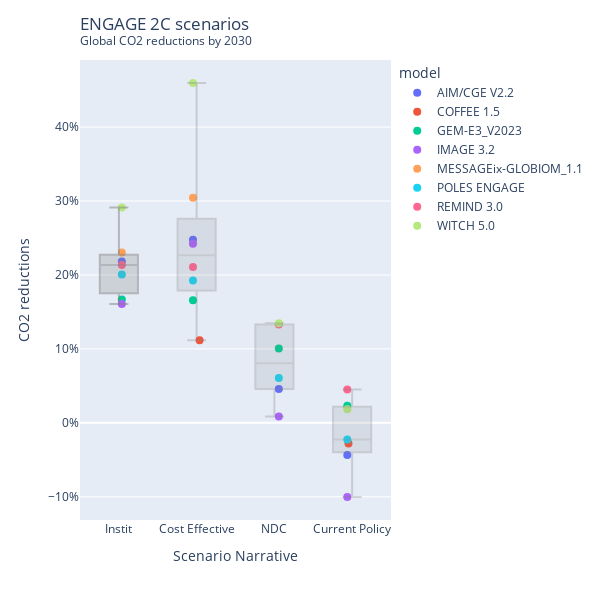

Notebook cell for this chart:
### Code cell
# GLOBAL 2030 + Current policies
filter_df = to_plot_df[to_plot_df["region"] == "World"]
fig = go.Figure(px.strip(
    filter_df[(to_plot_df['reduction_year'] == '2030_CO2_redu')],#filter because I only need one row per model and scenario
    x='scenario_narrative',
    y='reduction_value',
    color='model',
    stripmode='overlay'))


fig.add_trace(go.Box(
    y = filter_df[(to_plot_df['reduction_year'] == '2030_CO2_redu') & (to_plot_df["scenario_narrative"] == "Instit")]["reduction_value"],
    name = "Instit",
    marker_color='grey',
    opacity=0.5,
    boxpoints=False,
    showlegend=False
))

fig.add_trace(go.Box(
    y = filter_df[(to_plot_df['reduction_year'] == '2030_CO2_redu') & (to_plot_df["scenario_narrative"] == "Cost Effective")]["reduction_value"],
    name = "Cost Effective",
    marker_color='grey',
    opacity=0.3,
    boxpoints=False,
    showlegend=False
))

fig.add_trace(go.Box(
    y = filter_df[(to_plot_df['reduction_year'] == '2030_CO2_redu') & (to_plot_df["scenario_narrative"] == "NDC")]["reduction_value"],
    name = "NDC",
    marker_color='grey',
    opacity=0.3,
    boxpoints=False,
    showlegend=False
))

fig.add_trace(go.Box(
    y = filter_df[(to_plot_df['reduction_year'] == '2030_CO2_redu') & (to_plot_df["scenario_narrative"] == "Current Policy")]["reduction_value"],
    name = "Current Policy",
    marker_color='grey',
    opacity=0.3,
    boxpoints=False,
    showlegend=False
))

fig.update_traces({'marker':{'size': 8}})

fig.update_layout(autosize=False,
                  width=600,
                  height=600,
                  title = go.layout.Title(
                    text="ENGAGE 2C scenarios <br><sup>Global CO2 reductions by 2030</sup>",
                    xref="paper",
                    x=0),
                  xaxis_title="Scenario Narrative",
                  yaxis_title = "CO2 reductions",
                  yaxis_tickformat='.0%')
    
fig

### Figure 1 — Plotly figure (JSON) as saved in the notebook; plotly's stock layout.template omitted (floating-point values rounded to 4 significant figures)
{"data": [{"alignmentgroup": "True", "boxpoints": "all", "fillcolor": "rgba(255,255,255,0)", "hoveron": "points", "hovertemplate": "model=AIM/CGE V2.2<br>scenario_narrative=%{x}<br>reduction_value=%{y}<extra></extra>", "legendgroup": "AIM/CGE V2.2", "line": {"color": "rgba(255,255,255,0)"}, "marker": {"color": "#636efa", "size": 8}, "name": "AIM/CGE V2.2", "offsetgroup": "AIM/CGE V2.2", "orientation": "v", "pointpos": 0, "showlegend": true, "type": "box", "x": ["Instit", "Cost Effective", "NDC", "Current Policy"], "x0": " ", "xaxis": "x", "y": [0.2183, 0.2476, 0.04574, -0.0436], "y0": " ", "yaxis": "y"}, {"alignmentgroup": "True", "boxpoints": "all", "fillcolor": "rgba(255,255,255,0)", "hoveron": "points", "hovertemplate": "model=COFFEE 1.5<br>scenario_narrative=%{x}<br>reduction_value=%{y}<extra></extra>", "legendgroup": "COFFEE 1.5", "line": {"color": "rgba(255,255,255,0)"}, "marker": {"color": "#EF553B", "size": 8}, "name": "COFFEE 1.5", "offsetgroup": "COFFEE 1.5", "orientation": "v", "pointpos": 0, "showlegend": true, "type": "box", "x": ["Cost Effective", "Current Policy"], "x0": " ", "xaxis": "x", "y": [0.1119, -0.02787], "y0": " ", "yaxis": "y"}, {"alignmentgroup": "True", "boxpoints": "all", "fillcolor": "rgba(255,255,255,0)", "hoveron": "points", "hovertemplate": "model=GEM-E3_V2023<br>scenario_narrative=%{x}<br>reduction_value=%{y}<extra></extra>", "legendgroup": "GEM-E3_V2023", "line": {"color": "rgba(255,255,255,0)"}, "marker": {"color": "#00cc96", "size": 8}, "name": "GEM-E3_V2023", "offsetgroup": "GEM-E3_V2023", "orientation": "v", "pointpos": 0, "showlegend": true, "type": "box", "x": ["Instit", "Cost Effective", "NDC", "Current Policy"], "x0": " ", "xaxis": "x", "y": [0.1668, 0.1659, 0.1005, 0.02298], "y0": " ", "yaxis": "y"}, {"alignmentgroup": "True", "boxpoints": "all", "fillcolor": "rgba(255,255,255,0)", "hoveron": "points", "hovertemplate": "model=IMAGE 3.2<br>scenario_narrative=%{x}<br>reduction_value=%{y}<extra></extra>", "legendgroup": "IMAGE 3.2", "line": {"color": "rgba(255,255,255,0)"}, "marker": {"color": "#ab63fa", "size": 8}, "name": "IMAGE 3.2", "offsetgroup": "IMAGE 3.2", "orientation": "v", "pointpos": 0, "showlegend": true, "type": "box", "x": ["Instit", "Cost Effective", "NDC", "Current Policy"], "x0": " ", "xaxis": "x", "y": [0.1609, 0.2422, 0.008615, -0.1003], "y0": " ", "yaxis": "y"}, {"alignmentgroup": "True", "boxpoints": "all", "fillcolor": "rgba(255,255,255,0)", "hoveron": "points", "hovertemplate": "model=MESSAGEix-GLOBIOM_1.1<br>scenario_narrative=%{x}<br>reduction_value=%{y}<extra></extra>", "legendgroup": "MESSAGEix-GLOBIOM_1.1", "line": {"color": "rgba(255,255,255,0)"}, "marker": {"color": "#FFA15A", "size": 8}, "name": "MESSAGEix-GLOBIOM_1.1", "offsetgroup": "MESSAGEix-GLOBIOM_1.1", "orientation": "v", "pointpos": 0, "showlegend": true, "type": "box", "x": ["Instit", "Cost Effective"], "x0": " ", "xaxis": "x", "y": [0.2305, 0.3043], "y0": " ", "yaxis": "y"}, {"alignmentgroup": "True", "boxpoints": "all", "fillcolor": "rgba(255,255,255,0)", "hoveron": "points", "hovertemplate": "model=POLES ENGAGE<br>scenario_narrative=%{x}<br>reduction_value=%{y}<extra></extra>", "legendgroup": "POLES ENGAGE", "line": {"color": "rgba(255,255,255,0)"}, "marker": {"color": "#19d3f3", "size": 8}, "name": "POLES ENGAGE", "offsetgroup": "POLES ENGAGE", "orientation": "v", "pointpos": 0, "showlegend": true, "type": "box", "x": ["Instit", "Cost Effective", "NDC", "Current Policy"], "x0": " ", "xaxis": "x", "y": [0.2007, 0.1924, 0.06059, -0.02259], "y0": " ", "yaxis": "y"}, {"alignmentgroup": "True", "boxpoints": "all", "fillcolor": "rgba(255,255,255,0)", "hoveron": "points", "hovertemplate": "model=REMIND 3.0<br>scenario_narrative=%{x}<br>reduction_value=%{y}<extra></extra>", "legendgroup": "REMIND 3.0", "line": {"color": "rgba(255,255,255,0)"}, "marker": {"color": "#FF6692", "size": 8}, "name": "REMIND 3.0", "offsetgroup": "REMIND 3.0", "orientation": "v", "pointpos": 0, "showlegend": true, "type": "box", "x": ["Instit", "Cost Effective", "NDC", "Current Policy"], "x0": " ", "xaxis": "x", "y": [0.2135, 0.2109, 0.1331, 0.04499], "y0": " ", "yaxis": "y"}, {"alignmentgroup": "True", "boxpoints": "all", "fillcolor": "rgba(255,255,255,0)", "hoveron": "points", "hovertemplate": "model=WITCH 5.0<br>scenario_narrative=%{x}<br>reduction_value=%{y}<extra></extra>", "legendgroup": "WITCH 5.0", "line": {"color": "rgba(255,255,255,0)"}, "marker": {"color": "#B6E880", "size": 8}, "name": "WITCH 5.0", "offsetgroup": "WITCH 5.0", "orientation": "v", "pointpos": 0, "showlegend": true, "type": "box", "x": ["Instit", "Cost Effective", "NDC", "Current Policy"], "x0": " ", "xaxis": "x", "y": [0.2913, 0.4596, 0.1346, 0.01841], "y0": " ", "yaxis": "y"}, {"boxpoints": false, "marker": {"color": "grey", "size": 8}, "name": "Instit", "opacity": 0.5, "showlegend": false, "type": "box", "y": [0.2183, 0.1668, 0.1609, 0.2305, 0.2007, 0.2135, 0.2913]}, {"boxpoints": false, "marker": {"color": "grey", "size": 8}, "name": "Cost Effective", "opacity": 0.3, "showlegend": false, "type": "box", "y": [0.2476, 0.1119, 0.1659, 0.2422, 0.3043, 0.1924, 0.2109, 0.4596]}, {"boxpoints": false, "marker": {"color": "grey", "size": 8}, "name": "NDC", "opacity": 0.3, "showlegend": false, "type": "box", "y": [0.04574, 0.1005, 0.008615, 0.06059, 0.1331, 0.1346]}, {"boxpoints": false, "marker": {"color": "grey", "size": 8}, "name": "Current Policy", "opacity": 0.3, "showlegend": false, "type": "box", "y": [-0.0436, -0.02787, 0.02298, -0.1003, -0.02259, 0.04499, 0.01841]}], "layout": {"autosize": false, "boxmode": "overlay", "height": 600, "legend": {"title": {"text": "model"}, "tracegroupgap": 0}, "margin": {"t": 60}, "title": {"text": "ENGAGE 2C scenarios <br><sup>Global CO2 reductions by 2030</sup>", "x": 0, "xref": "paper"}, "width": 600, "xaxis": {"anchor": "y", "domain": [0, 1], "title": {"text": "Scenario Narrative"}}, "yaxis": {"anchor": "x", "domain": [0, 1], "tickformat": ".0%", "title": {"text": "CO2 reductions"}}}}
